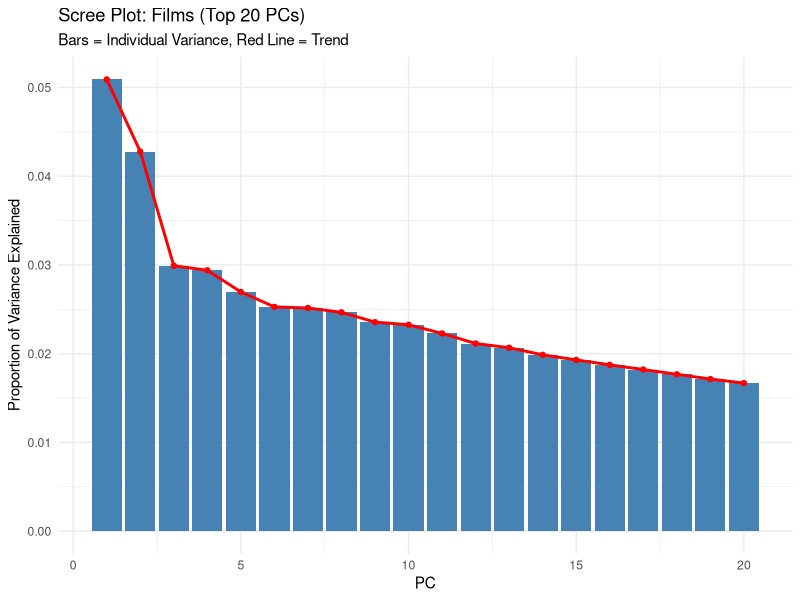
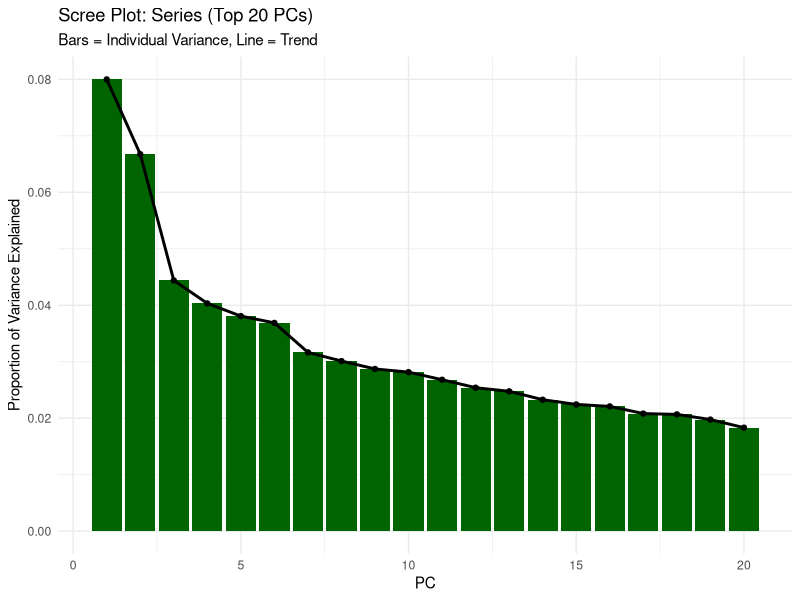
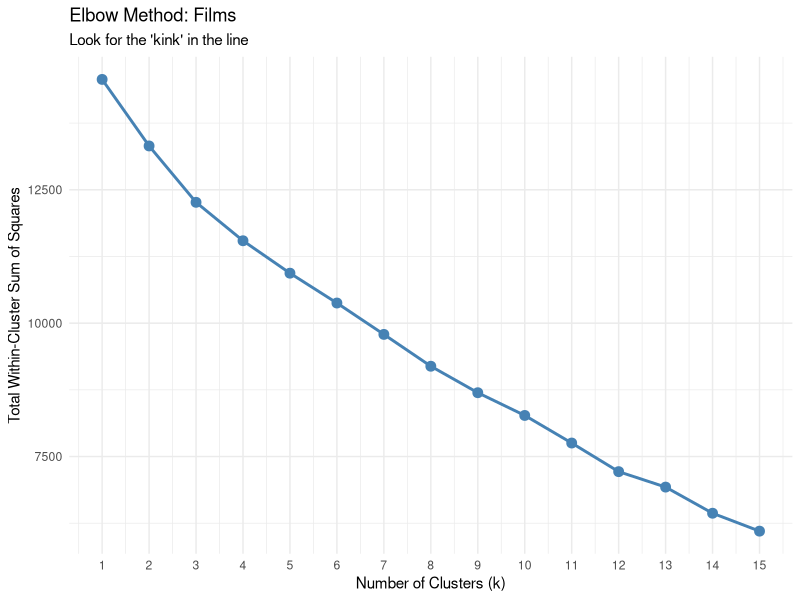
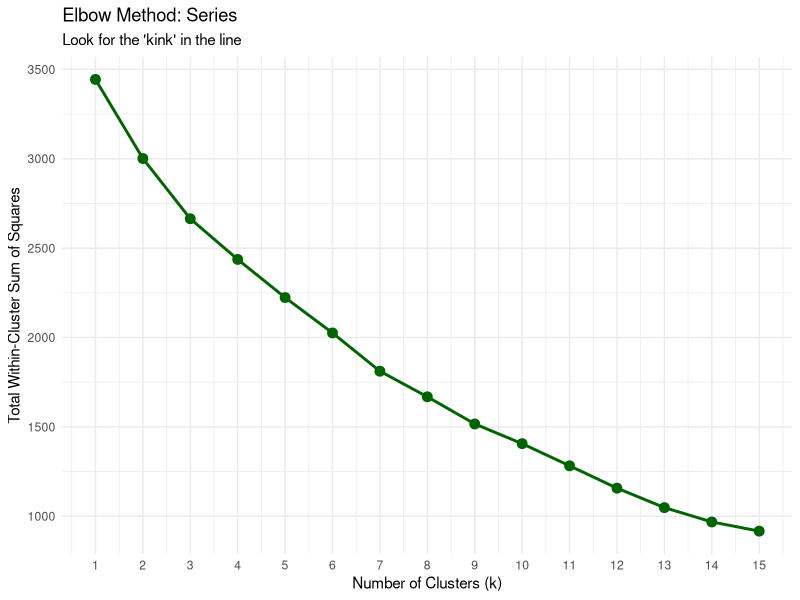
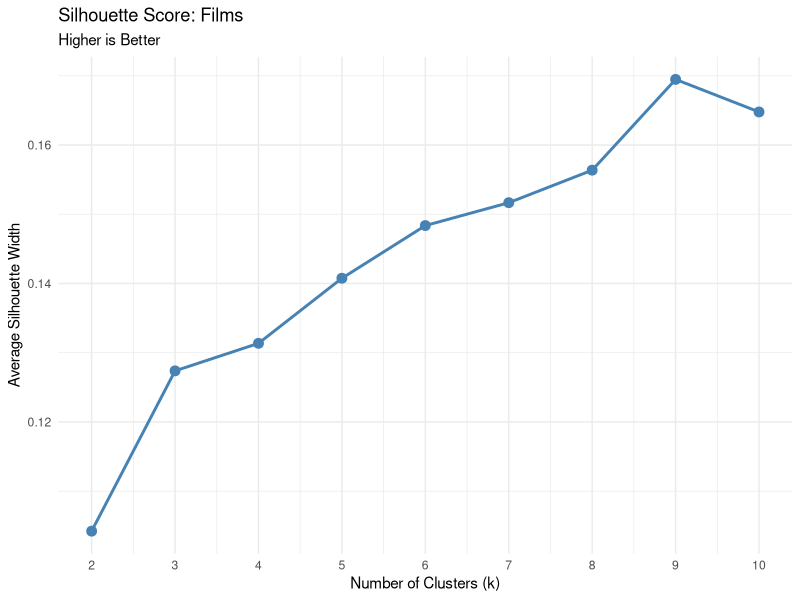
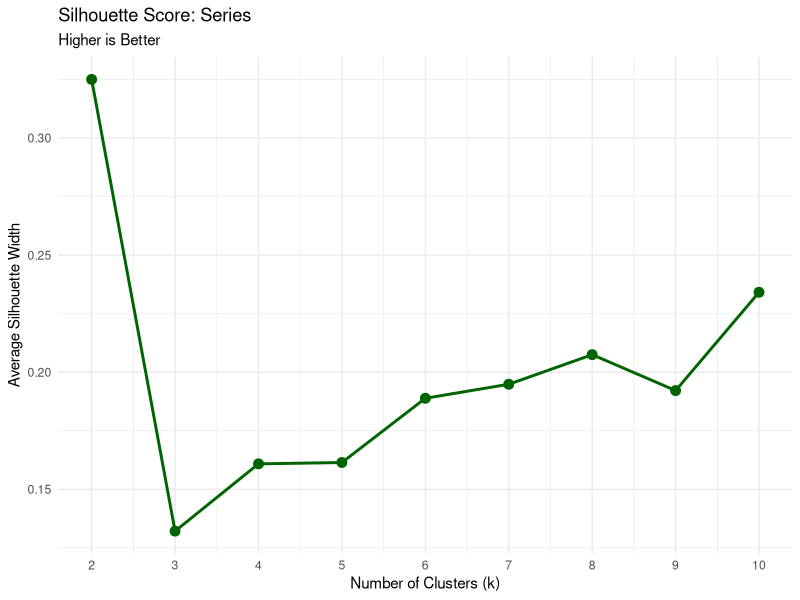
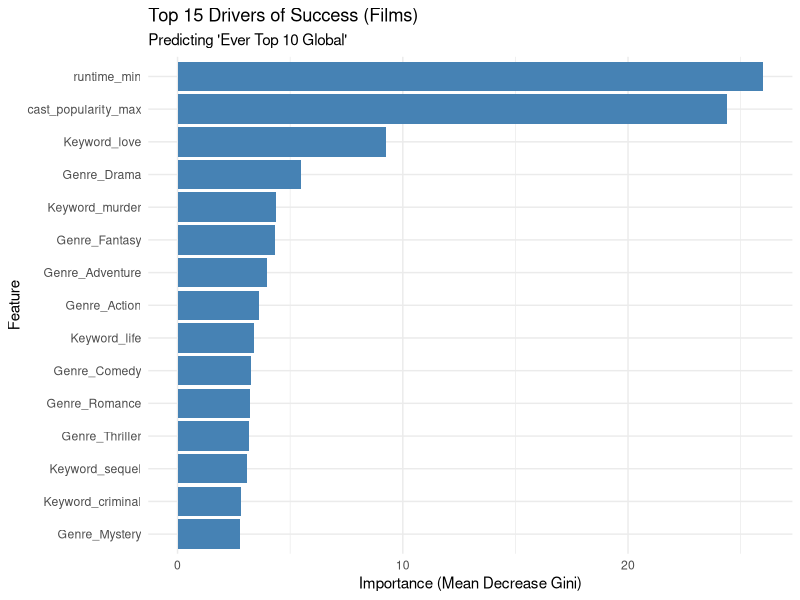
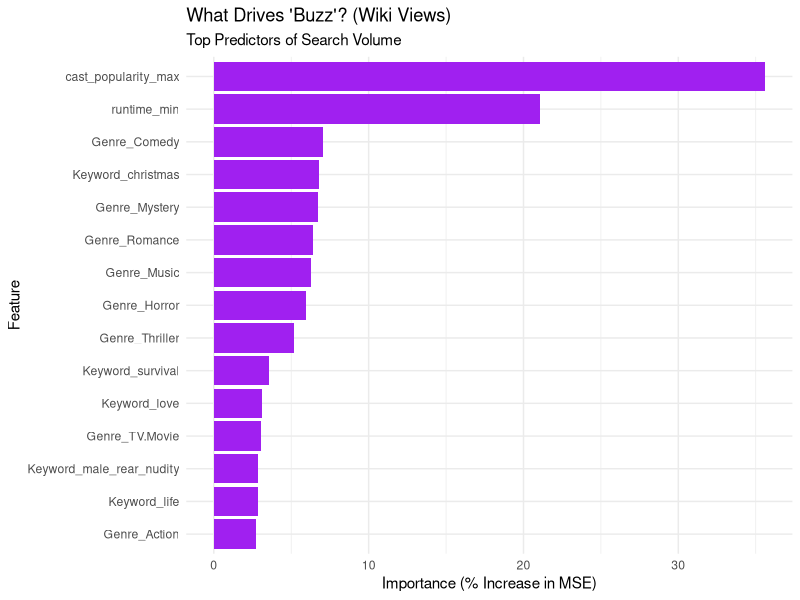

R code for these plots, in order: (Note: this script raises an error after producing the figures.)
# 1. Load the necessary library
# If you don't have it installed, run: install.packages("tidyverse")
library(tidyverse)

# 2. Load the dataset
# We use read_csv (from tidyverse) because it is smarter at guessing data types than read.csv
df <- read_csv("Netflix_full_data.csv")

# 3. Inspect the data
# This shows us the dimensions (rows/columns) and the data types
glimpse(df)

# 4. Check for duplicate rows (just a sanity check)
sum(duplicated(df))

#__________


# 1. Filter for English Language Only
df_en <- df %>% 
  filter(original_language == "en")

print(paste("Total English Titles:", nrow(df_en)))

# 2. Split into Films and Series
df_films <- df_en %>% 
  filter(type == "film")

df_series <- df_en %>% 
  filter(type == "series")

# 3. Clean up columns (Drop columns that don't apply to each type)
# For Films: Drop episode-related columns and cadence
df_films <- df_films %>% 
  select(-c(episode_count_s1, episode_runtime_avg_s1, release_cadence))

# For Series: Drop runtime_min (since we use episode runtime)
df_series <- df_series %>% 
  select(-runtime_min)

# 4. Check the split
print(paste("Films:", nrow(df_films)))
print(paste("Series:", nrow(df_series)))

#________________



# 1. Define a helper function to process genres
process_genres <- function(data) {
  data %>%
    select(tmdb_id, genres_tmdb) %>%
    # Split the comma-separated string into multiple rows
    separate_rows(genres_tmdb, sep = ",") %>%
    # Remove any leading/trailing whitespace (just in case)
    mutate(genres_tmdb = trimws(genres_tmdb)) %>%
    # Create a '1' for presence
    mutate(value = 1) %>%
    # Pivot wide: Create columns like "Genre_Action", filling missing with 0
    pivot_wider(names_from = genres_tmdb, 
                values_from = value, 
                values_fill = 0,
                names_prefix = "Genre_")
}

# 2. Apply it to Films
genre_dummies_films <- process_genres(df_films)
# Join the new genre columns back to the main film dataset
df_films <- left_join(df_films, genre_dummies_films, by = "tmdb_id")

# 3. Apply it to Series
genre_dummies_series <- process_genres(df_series)
# Join the new genre columns back to the main series dataset
df_series <- left_join(df_series, genre_dummies_series, by = "tmdb_id")

# 4. Check the result (Look at the new columns)
# We'll check the first few column names to verify they start with "Genre_"
print("New Film Columns:")
print(head(names(df_films %>% select(starts_with("Genre_")))))

print("New Series Columns:")
print(head(names(df_series %>% select(starts_with("Genre_")))))

#________________




# 1. Define a helper function for Top-N Keywords
process_keywords <- function(data, top_n = 50) {
  # Step A: Find the top N most frequent keywords
  top_keywords <- data %>%
    select(tmdb_id, keywords) %>%
    separate_rows(keywords, sep = ",") %>%
    mutate(keywords = trimws(keywords)) %>%
    filter(keywords != "") %>%
    count(keywords, sort = TRUE) %>%
    slice_head(n = top_n) %>%
    pull(keywords)
  
  # Step B: Filter the data for ONLY those keywords and Pivot
  data %>%
    select(tmdb_id, keywords) %>%
    separate_rows(keywords, sep = ",") %>%
    mutate(keywords = trimws(keywords)) %>%
    # KEEP only if it's in our top list
    filter(keywords %in% top_keywords) %>%
    mutate(value = 1) %>%
    # Make the column names friendly (e.g., "Keyword_high_school")
    mutate(keywords = paste0("Keyword_", str_replace_all(keywords, " ", "_"))) %>%
    distinct(tmdb_id, keywords, .keep_all = TRUE) %>%
    pivot_wider(names_from = keywords, 
                values_from = value, 
                values_fill = 0)
}

# 2. Apply to Films (Top 50)
keyword_dummies_films <- process_keywords(df_films, top_n = 50)
df_films <- left_join(df_films, keyword_dummies_films, by = "tmdb_id")

# 3. Apply to Series (Top 50)
keyword_dummies_series <- process_keywords(df_series, top_n = 50)
df_series <- left_join(df_series, keyword_dummies_series, by = "tmdb_id")

# 4. Fill NAs with 0 (for titles that had NO top keywords)
# We use 'mutate(across...)' to replace NA with 0 for all new keyword columns
df_films <- df_films %>% 
  mutate(across(starts_with("Keyword_"), ~replace_na(., 0)))

df_series <- df_series %>% 
  mutate(across(starts_with("Keyword_"), ~replace_na(., 0)))

# 5. Check the results
print("Example Film Keywords:")
print(head(names(df_films %>% select(starts_with("Keyword_")))))

print("Example Series Keywords:")
print(head(names(df_series %>% select(starts_with("Keyword_")))))




#________________









# 1. Install caret (if you don't have it)
# install.packages("caret")
library(caret)

# --- 2. Clean up SERIES data ---

# Impute (fill) NAs for release_cadence
# We assume 'NA' (which happened for films, but just in case) means 'binge'
df_series$release_cadence <- replace_na(df_series$release_cadence, "binge")

# Impute NAs for numeric predictors (e.g., crew_popularity_max)
# We fill with 0, assuming NA means "no popularity" or "not applicable"
df_series <- df_series %>%
  mutate(crew_popularity_max = replace_na(crew_popularity_max, 0))

# One-Hot Encode 'release_cadence' (the last categorical column)
# This creates columns like 'release_cadence.binge', 'release_cadence.weekly'
cadence_dummies <- model.matrix(~ release_cadence - 1, data = df_series)
df_series <- bind_cols(df_series, as.data.frame(cadence_dummies))

# --- 3. Clean up FILMS data ---

# Impute NAs for numeric predictors
df_films <- df_films %>%
  mutate(crew_popularity_max = replace_na(crew_popularity_max, 0))


# --- 4. Create the final "Clustering Matrix" for FILMS ---

# A) Identify all predictor columns (X variables)
# We select only the columns we built: scaled numerics, genres, keywords, and flags
film_predictors <- df_films %>%
  select(
    starts_with("Genre_"), 
    starts_with("Keyword_"),
    cast_popularity_max, 
    cast_popularity_mean, 
    crew_popularity_max, 
    runtime_min, 
    is_ip_adaptation,
    has_keywords
  )

# B) Identify just the numeric columns that need scaling
film_numeric_cols <- c(
  "cast_popularity_max", 
  "cast_popularity_mean", 
  "crew_popularity_max", 
  "runtime_min"
)

# C) Apply the scaling
# 'preProcess' creates the "recipe" (center to mean, scale by std dev)
scaler_films <- preProcess(film_predictors, method = c("center", "scale"), 
                           # This line is important!
                           # It tells the scaler to ONLY scale the columns in our list
                           # and to ignore all the 0/1 dummies for genres/keywords.
                           subset = film_numeric_cols)

# 'predict' applies that recipe to our data
films_scaled <- predict(scaler_films, film_predictors)

# --- 5. Create the final "Clustering Matrix" for SERIES ---

# A) Identify all predictor columns
series_predictors <- df_series %>%
  select(
    starts_with("Genre_"),
    starts_with("Keyword_"),
    starts_with("release_cadence."),
    cast_popularity_max,
    cast_popularity_mean,
    crew_popularity_max,
    episode_count_s1,
    episode_runtime_avg_s1,
    is_ip_adaptation,
    has_keywords
  )

# B) Identify numeric columns to scale
series_numeric_cols <- c(
  "cast_popularity_max", 
  "cast_popularity_mean", 
  "crew_popularity_max", 
  "episode_count_s1", 
  "episode_runtime_avg_s1"
)

# C) Apply the scaling
scaler_series <- preProcess(series_predictors, method = c("center", "scale"),
                            subset = series_numeric_cols)

series_scaled <- predict(scaler_series, series_predictors)


# --- 6. Verification ---
print("--- Film Scaled Data Summary (Check for Mean ~ 0) ---")
summary(films_scaled[, film_numeric_cols])

print("--- Series Scaled Data Summary (Check for Mean ~ 0) ---")
summary(series_scaled[, series_numeric_cols])


#________________







# --- Phase 2: Clustering - Step 1: PCA ---

# 1. Run PCA on Films
# prcomp performs the PCA. 
# scale. = FALSE because we already scaled the data manually in the previous step.
pca_films <- prcomp(films_scaled, center = FALSE, scale. = FALSE)

# 2. Run PCA on Series
pca_series <- prcomp(series_scaled, center = FALSE, scale. = FALSE)

# 3. Visualize the Variance (The Scree Plot)
# We want to see how many components we need to keep.

# Calculate variance explained for Films
var_explained_films <- pca_films$sdev^2 / sum(pca_films$sdev^2)
# Create a quick data frame for plotting
scree_data_films <- data.frame(
  PC = 1:length(var_explained_films),
  Variance = var_explained_films,
  Cumulative = cumsum(var_explained_films)
)

# Plot Variance Explained (Films)
# Look for the "Elbow" where the bars flatten out
ggplot(scree_data_films[1:20,], aes(x = PC, y = Variance)) +
  geom_col(fill = "steelblue") +
  geom_line(aes(y = Variance), color = "red", size = 1) +
  geom_point(color = "red") +
  labs(title = "Scree Plot: Films (Top 20 PCs)", 
       subtitle = "Bars = Individual Variance, Red Line = Trend",
       y = "Proportion of Variance Explained") +
  theme_minimal()

# 4. Check Cumulative Variance
# This tells us: "If we keep X components, we explain Y% of the data."
print("--- Cumulative Variance (Films) ---")
print(head(scree_data_films$Cumulative, 20))

# 5. Repeat Check for Series
var_explained_series <- pca_series$sdev^2 / sum(pca_series$sdev^2)
print("--- Cumulative Variance (Series) ---")
print(head(cumsum(var_explained_series), 20))

# --- Create the Scree Plot for SERIES ---

# 1. Create the data frame for plotting
scree_data_series <- data.frame(
  PC = 1:length(var_explained_series),
  Variance = var_explained_series,
  Cumulative = cumsum(var_explained_series)
)

# 2. Plot Variance Explained (Series)
ggplot(scree_data_series[1:20,], aes(x = PC, y = Variance)) +
  geom_col(fill = "darkgreen") + # Different color to distinguish from Films
  geom_line(aes(y = Variance), color = "black", size = 1) +
  geom_point(color = "black") +
  labs(title = "Scree Plot: Series (Top 20 PCs)", 
       subtitle = "Bars = Individual Variance, Line = Trend",
       y = "Proportion of Variance Explained") +
  theme_minimal()


#________________










# --- Phase 2: Clustering - Step 2: Choosing K (Elbow Method) ---

# 1. Prepare the PCA Data
# We select the top components based on our decision
films_pca_data <- pca_films$x[, 1:15]   # Top 15 PCs for Films
series_pca_data <- pca_series$x[, 1:13] # Top 13 PCs for Series

# 2. Define a helper function to calculate WCSS (Error)
calculate_wcss <- function(data, max_k = 15) {
  wcss <- numeric(max_k)
  # Loop from k=1 to max_k
  for (k in 1:max_k) {
    # Run KMeans
    km <- kmeans(data, centers = k, nstart = 25)
    # Store the total within-cluster sum of squares
    wcss[k] <- km$tot.withinss
  }
  return(wcss)
}

# 3. Calculate WCSS for Films
set.seed(123) # For reproducibility
wcss_films <- calculate_wcss(films_pca_data)

# 4. Calculate WCSS for Series
set.seed(123)
wcss_series <- calculate_wcss(series_pca_data)

# 5. Plot the Elbow for Films
elbow_data_films <- data.frame(K = 1:15, WCSS = wcss_films)

ggplot(elbow_data_films, aes(x = K, y = WCSS)) +
  geom_line(color = "steelblue", size = 1) +
  geom_point(color = "steelblue", size = 3) +
  scale_x_continuous(breaks = 1:15) +
  labs(title = "Elbow Method: Films", 
       subtitle = "Look for the 'kink' in the line",
       x = "Number of Clusters (k)", y = "Total Within-Cluster Sum of Squares") +
  theme_minimal()

# 6. Plot the Elbow for Series
elbow_data_series <- data.frame(K = 1:15, WCSS = wcss_series)

ggplot(elbow_data_series, aes(x = K, y = WCSS)) +
  geom_line(color = "darkgreen", size = 1) +
  geom_point(color = "darkgreen", size = 3) +
  scale_x_continuous(breaks = 1:15) +
  labs(title = "Elbow Method: Series", 
       subtitle = "Look for the 'kink' in the line",
       x = "Number of Clusters (k)", y = "Total Within-Cluster Sum of Squares") +
  theme_minimal()



#________________







# --- Phase 2: Clustering - Step 3: Silhouette Analysis ---

# 1. Load the 'cluster' library for silhouette function
library(cluster)

# 2. Define a helper function for Silhouette Score
calculate_avg_silhouette <- function(data, max_k = 10) {
  sil_width <- numeric(max_k)
  # Start from k=2 (Silhouette needs at least 2 clusters)
  for (k in 2:max_k) {
    km <- kmeans(data, centers = k, nstart = 25)
    ss <- silhouette(km$cluster, dist(data))
    sil_width[k] <- mean(ss[, 3]) # Column 3 holds the width values
  }
  return(sil_width)
}

# 3. Calculate Silhouette for Films
# We limit to k=10 because >10 clusters is usually too hard to explain anyway
sil_films <- calculate_avg_silhouette(films_pca_data, max_k = 10)

# 4. Calculate Silhouette for Series
sil_series <- calculate_avg_silhouette(series_pca_data, max_k = 10)

# 5. Plot Silhouette for Films
sil_data_films <- data.frame(K = 2:10, Silhouette = sil_films[2:10])

ggplot(sil_data_films, aes(x = K, y = Silhouette)) +
  geom_line(color = "steelblue", size = 1) +
  geom_point(color = "steelblue", size = 3) +
  scale_x_continuous(breaks = 2:10) +
  labs(title = "Silhouette Score: Films", 
       subtitle = "Higher is Better",
       x = "Number of Clusters (k)", y = "Average Silhouette Width") +
  theme_minimal()

# 6. Plot Silhouette for Series
sil_data_series <- data.frame(K = 2:10, Silhouette = sil_series[2:10])

ggplot(sil_data_series, aes(x = K, y = Silhouette)) +
  geom_line(color = "darkgreen", size = 1) +
  geom_point(color = "darkgreen", size = 3) +
  scale_x_continuous(breaks = 2:10) +
  labs(title = "Silhouette Score: Series", 
       subtitle = "Higher is Better",
       x = "Number of Clusters (k)", y = "Average Silhouette Width") +
  theme_minimal()

#________________








# --- Phase 2: Clustering - Step 4: Final Clustering & Assignment ---

# 1. Run Final K-Means for Films (k=9)
set.seed(123)
final_km_films <- kmeans(films_pca_data, centers = 9, nstart = 25)

# 2. Run Final K-Means for Series (k=5)
set.seed(123)
final_km_series <- kmeans(series_pca_data, centers = 5, nstart = 25)

# 3. Assign Cluster IDs back to the original dataframes
# We convert to 'factor' because Cluster ID is a category, not a number (Cluster 1 < Cluster 2 is meaningless)
df_films$cluster <- as.factor(final_km_films$cluster)
df_series$cluster <- as.factor(final_km_series$cluster)

# 4. Check the counts (How many movies in each cluster?)
print("--- Film Cluster Sizes ---")
print(table(df_films$cluster))

print("--- Series Cluster Sizes ---")
print(table(df_series$cluster))



#________________
































# --- Phase 3: Profiling - Step 1: Generate Cluster Reports (Fixed) ---

get_cluster_profile <- function(data) {
  
  # 1. Calculate Basic Numeric Averages (Who/How?)
  stats <- data %>%
    group_by(cluster) %>%
    summarise(
      Count = n(),
      across(any_of(c("runtime_min", "episode_count_s1", "cast_popularity_max", "imdb_rating_used")), 
             \(x) round(mean(x, na.rm = TRUE), 1))
    )
  
  # 2. Find the Top Genre (What?)
  # We calculate the average score for every genre column, then pick the winner
  genre_stats <- data %>%
    group_by(cluster) %>%
    # Calculate mean for all genre columns
    summarise(across(starts_with("Genre_"), mean)) %>%
    # Flip the table to make it easy to find the max
    pivot_longer(cols = starts_with("Genre_"), names_to = "Genre", values_to = "Pct") %>%
    group_by(cluster) %>%
    # Pick the #1 genre for each cluster
    slice_max(Pct, n = 1, with_ties = FALSE) %>%
    mutate(
      Top_Genre = str_remove(Genre, "Genre_"),
      Genre_Pct = round(Pct * 100, 0)
    ) %>%
    select(cluster, Top_Genre, Genre_Pct)
  
  # 3. Find the Top Keyword (About What?)
  keyword_stats <- data %>%
    group_by(cluster) %>%
    summarise(across(starts_with("Keyword_"), mean)) %>%
    pivot_longer(cols = starts_with("Keyword_"), names_to = "Keyword", values_to = "Pct") %>%
    group_by(cluster) %>%
    slice_max(Pct, n = 1, with_ties = FALSE) %>%
    mutate(
      Top_Keyword = str_remove(Keyword, "Keyword_"),
      Keyword_Pct = round(Pct * 100, 0)
    ) %>%
    select(cluster, Top_Keyword, Keyword_Pct)
  
  # 4. Combine everything into one clean table
  final_profile <- stats %>%
    left_join(genre_stats, by = "cluster") %>%
    left_join(keyword_stats, by = "cluster")
  
  return(final_profile)
}

# 1. Generate Profile for Films
print("--- Film Cluster Profiles ---")
film_profile <- get_cluster_profile(df_films)
print(film_profile)

# 2. Generate Profile for Series
print("--- Series Cluster Profiles ---")
series_profile <- get_cluster_profile(df_series)
print(series_profile)



#________________






























# --- Phase 4: Prediction (Random Forest) - FIXED ---

library(randomForest)
library(tidyverse) # Ensure this is loaded for piping (%>%)

# 1. Sanitize Column Names (The Fix)
# This replaces "Science Fiction" with "Science.Fiction" so R doesn't crash
names(df_films) <- make.names(names(df_films))
names(df_series) <- make.names(names(df_series))

# 2. Prepare the Data for Modelling (FILMS)
# Note: We use 'starts_with' which will automatically pick up the new names
rf_data_films <- df_films %>%
  select(
    ever_top10_global,       
    starts_with("Genre_"),   
    starts_with("Keyword_"), 
    cast_popularity_max,     
    runtime_min,             
    is_ip_adaptation         
  ) %>%
  # Ensure the target is a Factor (0/1 category)
  mutate(ever_top10_global = as.factor(ever_top10_global)) %>%
  na.omit()

# 3. Train the Random Forest Model
set.seed(123)
rf_model_films <- randomForest(ever_top10_global ~ ., data = rf_data_films, importance = TRUE, ntree = 500)

# 4. View Model Accuracy
print("--- Film Model Accuracy ---")
print(rf_model_films)

# 5. Extract & Plot Feature Importance
importance_df <- as.data.frame(importance(rf_model_films))
importance_df$Feature <- rownames(importance_df)

# Sort by "MeanDecreaseGini" (Importance)
top_features <- importance_df %>%
  arrange(desc(MeanDecreaseGini)) %>%
  head(15)

# Plot the Top 15 Drivers
ggplot(top_features, aes(x = reorder(Feature, MeanDecreaseGini), y = MeanDecreaseGini)) +
  geom_col(fill = "steelblue") +
  coord_flip() +
  labs(title = "Top 15 Drivers of Success (Films)",
       subtitle = "Predicting 'Ever Top 10 Global'",
       x = "Feature", y = "Importance (Mean Decrease Gini)") +
  theme_minimal()


#________________


# Compare Runtimes for Hits (1) vs. Misses (0)
df_films %>%
  group_by(ever_top10_global) %>%
  summarise(
    count = n(),
    min_runtime = min(runtime_min, na.rm = TRUE),
    avg_runtime = mean(runtime_min, na.rm = TRUE),
    max_runtime = max(runtime_min, na.rm = TRUE)
  )



#________________



# --- Phase 4: Prediction (Model 2 - The "Buzz" Meter) ---

# 1. Prepare Data for Wiki Views Prediction (FILMS)
# Target: wiki_views_28d_log (Continuous)
rf_data_wiki <- df_films %>%
  select(
    wiki_views_28d_log,      # The Target (Log of Pageviews)
    starts_with("Genre_"),
    starts_with("Keyword_"),
    cast_popularity_max,
    runtime_min,
    is_ip_adaptation,
    original_language        # Language matters for Wiki views!
  ) %>%
  # Remove rows where we don't have wiki data (using the log column handles the NAs)
  filter(!is.na(wiki_views_28d_log)) %>%
  na.omit()

# 2. Train Random Forest Regressor
set.seed(123)
# ntree=500 is standard. importance=TRUE lets us see the drivers.
rf_model_wiki <- randomForest(wiki_views_28d_log ~ ., data = rf_data_wiki, importance = TRUE, ntree = 500)

# 3. Model Performance (R-Squared)
# In Regression, "Variance Explained" is our Accuracy score.
print("--- Wiki Views Model Performance ---")
print(rf_model_wiki)

# 4. Plot Feature Importance (What drives Buzz?)
importance_wiki <- as.data.frame(importance(rf_model_wiki))
importance_wiki$Feature <- rownames(importance_wiki)

top_drivers_wiki <- importance_wiki %>%
  arrange(desc(`%IncMSE`)) %>% # %IncMSE is the standard metric for Regression RF
  head(15)

ggplot(top_drivers_wiki, aes(x = reorder(Feature, `%IncMSE`), y = `%IncMSE`)) +
  geom_col(fill = "purple") + # Purple for "Buzz"
  coord_flip() +
  labs(title = "What Drives 'Buzz'? (Wiki Views)",
       subtitle = "Top Predictors of Search Volume",
       x = "Feature", y = "Importance (% Increase in MSE)") +
  theme_minimal()


#________________























# --- Phase 4: Prediction (Model 3 - The "Engagement" Engine) ---

# 1. Prepare Data for Engagement Prediction (FILMS)
# Target: tmdb_vote_count (Continuous)
# Note: Vote counts are also exponential, so we will predict the LOG of votes
# to stop massive blockbusters from skewing the whole model.

rf_data_eng <- df_films %>%
  select(
    tmdb_vote_count,         # The Target (Raw)
    starts_with("Genre_"),
    starts_with("Keyword_"),
    cast_popularity_max,
    runtime_min,
    is_ip_adaptation,
    original_language
  ) %>%
  # Create Log Vote Count (Log1p adds 1 to handle 0s safely)
  mutate(log_vote_count = log1p(tmdb_vote_count)) %>%
  select(-tmdb_vote_count) %>% # Drop the raw target
  na.omit()

# 2. Train Random Forest Regressor
set.seed(123)
rf_model_eng <- randomForest(log_vote_count ~ ., data = rf_data_eng, importance = TRUE, ntree = 500)

# 3. Model Performance
print("--- Engagement Model Performance ---")
print(rf_model_eng)

# 4. Plot Feature Importance
importance_eng <- as.data.frame(importance(rf_model_eng))
importance_eng$Feature <- rownames(importance_eng)

top_drivers_eng <- importance_eng %>%
  arrange(desc(`%IncMSE`)) %>%
  head(15)

ggplot(top_drivers_eng, aes(x = reorder(Feature, `%IncMSE`), y = `%IncMSE`)) +
  geom_col(fill = "orange") + # Orange for "Engagement"
  coord_flip() +
  labs(title = "What Drives 'Engagement'? (Vote Counts)",
       subtitle = "Top Predictors of Audience Passion",
       x = "Feature", y = "Importance (% Increase in MSE)") +
  theme_minimal()
#________________













# --- Phase 4: Prediction (Model 3 - The "Engagement" Engine) ---

# 1. Prepare Data for Engagement Prediction (FILMS)
# Target: tmdb_vote_count (Continuous)
# Note: Vote counts are also exponential, so we will predict the LOG of votes
# to stop massive blockbusters from skewing the whole model.

rf_data_eng <- df_films %>%
  select(
    tmdb_vote_count,         # The Target (Raw)
    starts_with("Genre_"),
    starts_with("Keyword_"),
    cast_popularity_max,
    runtime_min,
    is_ip_adaptation,
    original_language
  ) %>%
  # Create Log Vote Count (Log1p adds 1 to handle 0s safely)
  mutate(log_vote_count = log1p(tmdb_vote_count)) %>%
  select(-tmdb_vote_count) %>% # Drop the raw target
  na.omit()

# 2. Train Random Forest Regressor
set.seed(123)
rf_model_eng <- randomForest(log_vote_count ~ ., data = rf_data_eng, importance = TRUE, ntree = 500)

# 3. Model Performance
print("--- Engagement Model Performance ---")
print(rf_model_eng)

# 4. Plot Feature Importance
importance_eng <- as.data.frame(importance(rf_model_eng))
importance_eng$Feature <- rownames(importance_eng)

top_drivers_eng <- importance_eng %>%
  arrange(desc(`%IncMSE`)) %>%
  head(15)

ggplot(top_drivers_eng, aes(x = reorder(Feature, `%IncMSE`), y = `%IncMSE`)) +
  geom_col(fill = "orange") + # Orange for "Engagement"
  coord_flip() +
  labs(title = "What Drives 'Engagement'? (Vote Counts)",
       subtitle = "Top Predictors of Audience Passion",
       x = "Feature", y = "Importance (% Increase in MSE)") +
  theme_minimal()

#________________















# --- Phase 4: Prediction (Model 4 - The "Critics' Choice") ---

# 1. Prepare Data for Rating Prediction (FILMS)
# Target: imdb_rating_used (Continuous, 1-10)
rf_data_qual <- df_films %>%
  select(
    imdb_rating_used,        # The Target (Quality)
    starts_with("Genre_"),
    starts_with("Keyword_"),
    cast_popularity_max,
    runtime_min,
    is_ip_adaptation,
    original_language
  ) %>%
  # Filter out rows where we don't have a rating
  filter(!is.na(imdb_rating_used)) %>%
  na.omit()

# 2. Train Random Forest Regressor
set.seed(123)
rf_model_qual <- randomForest(imdb_rating_used ~ ., data = rf_data_qual, importance = TRUE, ntree = 500)

# 3. Model Performance
print("--- Quality Model Performance ---")
print(rf_model_qual)

# 4. Plot Feature Importance
importance_qual <- as.data.frame(importance(rf_model_qual))
importance_qual$Feature <- rownames(importance_qual)

top_drivers_qual <- importance_qual %>%
  arrange(desc(`%IncMSE`)) %>%
  head(15)

ggplot(top_drivers_qual, aes(x = reorder(Feature, `%IncMSE`), y = `%IncMSE`)) +
  geom_col(fill = "darkred") + # Red for "Critics/Quality"
  coord_flip() +
  labs(title = "What Drives 'Quality'? (IMDb Rating)",
       subtitle = "Top Predictors of Critical Acclaim",
       x = "Feature", y = "Importance (% Increase in MSE)") +
  theme_minimal()
#________________






# --- Phase 5: The Grand Finale (4-Way Driver Matrix) ---

# 1. Get the Quality Drivers
drivers_qual <- importance_qual %>%
  select(Feature, Importance_Qual = `%IncMSE`) %>%
  arrange(desc(Importance_Qual)) %>%
  mutate(Rank_Qual = row_number())

# 2. Join ALL 4 Models
# (Assumes you still have drivers_hit, drivers_buzz, drivers_eng in memory)
driver_matrix_4way <- drivers_hit %>%
  full_join(drivers_buzz, by = "Feature") %>%
  full_join(drivers_eng, by = "Feature") %>%
  full_join(drivers_qual, by = "Feature") %>%
  select(Feature, Rank_Hit, Rank_Buzz, Rank_Eng, Rank_Qual) %>%
  arrange(Rank_Hit)

# 3. Filter to Top Features
top_drivers_4way <- driver_matrix_4way %>%
  filter(Rank_Hit <= 15 | Rank_Buzz <= 15 | Rank_Eng <= 15 | Rank_Qual <= 15)

# 4. Print
print("--- The 4-Way Driver Matrix ---")
print(as.data.frame(top_drivers_4way))

# 5. Save
write_csv(top_drivers_4way, "Driver_Matrix_Results_4Way.csv")




#________________






# --- Phase 4.5: Cluster Success (4-Way) ---

cluster_success_4way <- df_films %>%
  group_by(cluster) %>%
  summarise(
    Count = n(),
    Hit_Rate = round(mean(as.numeric(as.character(ever_top10_global))) * 100, 1),
    Avg_Buzz = round(mean(wiki_views_28d_log, na.rm = TRUE), 1),
    Avg_Passion = round(mean(log(tmdb_vote_count + 1), na.rm = TRUE), 1),
    # NEW: Average Quality
    Avg_Quality = round(mean(imdb_rating_used, na.rm = TRUE), 1)
  ) %>%
  left_join(film_profile %>% select(cluster, Top_Genre, Top_Keyword), by = "cluster") %>%
  arrange(desc(Hit_Rate))

print("--- Cluster Success (4 Dimensions) ---")
print(as.data.frame(cluster_success_4way))
#________________


